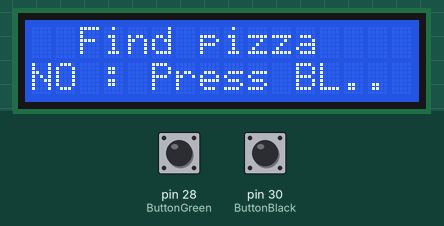
Simulated run of this sketch. Board: Arduino Mega 2560, built with avr-gcc and run on an emulated ATmega2560. Shown: 16×2 character LCD. Inputs (shaded band) come from the test bench; at power-on: pin 28 (ButtonGreen) LOW, pin 30 (ButtonBlack) LOW.

Above: at 5.6 s.
8.5 s: pin 28 (ButtonGreen) pulled HIGH for 0.2 s
At 9.8 s:
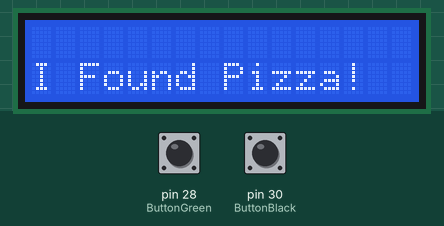
18.0 s: pin 30 (ButtonBlack) pulled HIGH for 0.2 s
At 19.4 s:
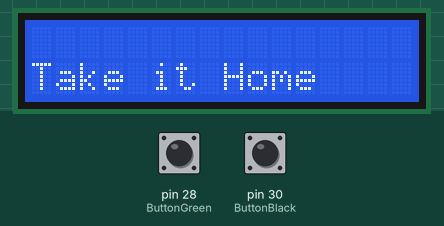
30.0 s: pin 30 (ButtonBlack) pulled HIGH for 1 s
At 30.6 s:
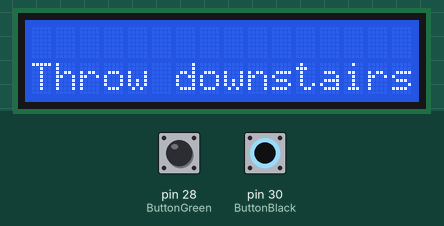
41.0 s: pin 28 (ButtonGreen) pulled HIGH for 3.2 s
At 43.6 s:
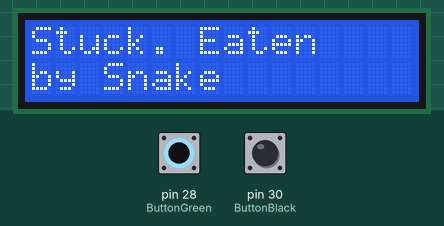
47.0 s: pin 30 (ButtonBlack) driven HIGH
At 58.5 s:
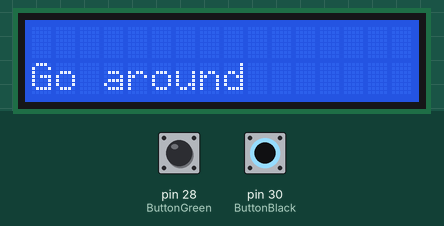
67.1 s: pin 28 (ButtonGreen) pulled HIGH for 3.2 s
At 71.4 s:
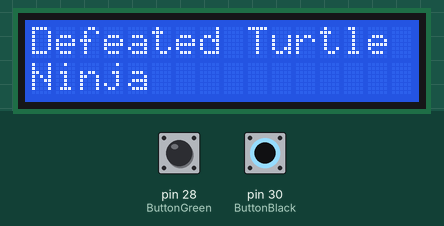
Timing chart, 0 to 72.9 s (numbered marks = the images above; inputs shaded):
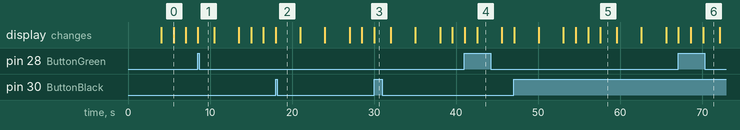

Measured:
- after the input at 8.5 s, the display: changes at once (image 1)
- after the input at 18.0 s, the display: changes at once (image 2)
- after the input at 30.0 s, the display: first differs from a run without the input at once (image 3)
- after the input at 41.0 s, the display: first differs from a run without the input after 1.6 s (image 4)
- after the input at 47.0 s, the display: first differs from a run without the input after 10.6 s (image 5)
- after the input at 67.1 s, the display: first differs from a run without the input after 3.0 s (image 6)
- what the display in image 0 shows lasts 1.5 s, from 5.6 s to 7.1 s

The sketch:

Pizza_Rat_Code_v9.ino
```cpp
#include <LiquidCrystal.h>

LiquidCrystal lcd(24, 26, 10, 11, 12, 13);

const int ButtonGreen = 28; //button 28 is right
const int ButtonBlack = 30; // button 30 is left

int StateButtonGreen = 0;
int StateButtonBlack = 0;

int STATE = 0;

boolean PressingButtonGreen = false;
boolean PressingButtonBlack = false;

void setup()
{
  Serial.begin(9600);
  lcd.begin(16, 2);
  pinMode(ButtonGreen, INPUT);
  pinMode(ButtonBlack, INPUT);

  STATE = 0;
}

void loop()
{
  StateButtonGreen = digitalRead(ButtonGreen);
  StateButtonBlack = digitalRead(ButtonBlack);


  if (StateButtonGreen == HIGH)
  {
    PressingButtonGreen = true;
  }

  if (StateButtonGreen == LOW && PressingButtonGreen == true)
  {
    PressingButtonGreen = false;
  }

  if (StateButtonBlack == HIGH)
  {
    PressingButtonBlack = true;
  }

  if (StateButtonBlack == LOW && StateButtonBlack == true)
  {
    StateButtonBlack = false;
  }


  if (STATE == 0)
  {
    Instruction1();
  }


 if (STATE == 1)  // Do you find pizza?
 {

    if (StateButtonGreen == HIGH)
    {
      //Serial.print("BG.= Boutton Green has been pressed");
      lcd.clear();
      lcd.setCursor (0, 1);
      lcd.print ("I Found Pizza!");
      delay(2000);
      lcd.clear();
      StateButtonGreen = 0;
      StateButtonGreen = LOW;
      StateButtonBlack = LOW;
      Instruction2();

    }

    else if (StateButtonBlack == HIGH)
    {
      lcd.clear();
      lcd.setCursor (0, 1);
      lcd.print ("Didn't Find!");
      delay(2000);
      lcd.clear();

      lcd.setCursor (0, 0);
      lcd.print ("   Try again  ");
      delay(1500);
      lcd.clear();
      StateButtonBlack = 0;
      STATE = 0;
      StateButtonGreen = LOW;
      StateButtonBlack = LOW;
    }


 }

 if (STATE == 2)   // Do you eat Pizza?
 {
    if (StateButtonGreen == HIGH)
    {
      //Serial.print("BG.= Boutton Green has been pressed");
      lcd.clear();
      lcd.setCursor (0, 1);
      lcd.print ("Killed by pigeon");
      delay(3000);
      lcd.clear();

      lcd.setCursor (0, 1);
      lcd.print ("   Try Again   ");
      delay(1500);
      lcd.clear();
      StateButtonGreen = 0;
      StateButtonGreen = LOW;
      StateButtonBlack = LOW;
      Instruction2();
    }

    else if (StateButtonBlack == HIGH)
    {
      lcd.clear();
      lcd.setCursor (0, 1);
      lcd.print ("Take it Home");
      delay(3000);
      lcd.clear();
      StateButtonBlack = 0;
      Instruction3();
    }


 }

 if (STATE == 3)   // Encountering stairs
  {
    if (StateButtonGreen == HIGH)
    {
      //Serial.print("BG.= Boutton Green has been pressed");
      lcd.clear();
      lcd.setCursor (0, 1);
      lcd.print ("Stepped by humans");
      delay(3000);
      lcd.clear();

      lcd.setCursor (0, 1);
      lcd.print ("   Try Again  ");
      delay(1500);
      lcd.clear();
      StateButtonGreen = 0;
      StateButtonGreen = LOW;
      StateButtonBlack = LOW;
      Instruction3();
    }

    else if (StateButtonBlack == HIGH)
    {
      lcd.clear();
      lcd.setCursor (0, 1);
      lcd.print ("Throw downstairs");
      delay(2000);
      lcd.clear();
      StateButtonBlack = 0;
      Instruction4();
    }

  }

 if (STATE == 4)   // Arrive near nest hole
  {
    if (StateButtonGreen == HIGH)
    {
      //Serial.print("BG.= Boutton Green has been pressed");
      lcd.clear();
      lcd.setCursor (0, 0);
      lcd.print ("Stuck. Eaten");
      lcd.setCursor(0, 1);
      lcd.print ("by Snake");
      delay(3000);
      lcd.clear();

      lcd.setCursor(0, 0);
      lcd.print ("   Try Again  ");
      delay(1500);
      lcd.clear();
      StateButtonGreen = 0;
      StateButtonGreen = LOW;
      StateButtonBlack = LOW;
      Instruction4();
    }

    else if (StateButtonBlack == HIGH)
    {
      lcd.clear();
      lcd.setCursor (0, 1);
      lcd.print ("Go around");
      delay(2000);
      lcd.clear();
      StateButtonBlack = 0;
      Instruction5();
    }

  }

 if (STATE == 5)   // Found other way.Now facing Turtle Gang
  {
    if (StateButtonGreen == HIGH)
    {
      //Serial.print("BG.= Boutton Green has been pressed");
      lcd.clear();
      lcd.setCursor (0, 0);
      lcd.print ("Defeated Turtle");
      lcd.setCursor(0, 1);
      lcd.print ("Ninja");
      delay(2000);
      lcd.clear();
      StateButtonGreen = 0;
      StateButtonGreen = LOW;
      StateButtonBlack = LOW;
      Instruction6();

    }

    else if (StateButtonBlack == HIGH)
    {
      lcd.clear();
      lcd.setCursor (0, 1);
      lcd.print (" Lost to Ninja ");
      delay(3000);
      lcd.clear();

      lcd.setCursor (0, 1);
      lcd.print ("   Try Again  ");
      delay(1500);
      lcd.clear();
      StateButtonBlack = 0;
      Instruction5();
    }

  }

}


void Instruction1()
{
  lcd.setCursor(2, 0);
  lcd.print ("Find pizza ");
  delay(4000);
  lcd.setCursor (0, 1);
  lcd.print ("YES : Press GR.");
  delay(1500);
  //lcd.clear();
  lcd.setCursor (0, 1);
  lcd.print ("NO : Press BL.");
  delay(1500);
  lcd.clear();

  STATE = 1;

}

void Instruction2()
{
  lcd.setCursor(0, 0);
  lcd.print ("Want to eat it ?");
  delay(3000);
  lcd.setCursor (0, 1);
  lcd.print ("YES : Press GR.");
  delay(1500);
  //lcd.clear();
  lcd.setCursor (0, 1);
  lcd.print ("NO : Press BL.");
  delay(1500);
  lcd.clear();

  STATE = 2;

}

void Instruction3()
{
  lcd.setCursor(0, 0);
  lcd.print ("Now Encountering");
  lcd.setCursor(0, 1);
  lcd.print (" the stairs");
  delay(3000);
  lcd.clear();

  lcd.setCursor(0, 0);
  lcd.print ("Drag down with");
  lcd.setCursor(0, 1);
  lcd.print ("mouth?:");
  delay(3000);
  lcd.clear();

  lcd.setCursor (0, 1);
  lcd.print ("YES : Press GR.");
  delay(1500);
  lcd.setCursor (0, 1);
  lcd.print ("NO : Press BL.");
  delay(1500);
  lcd.clear();

  STATE = 3;

}

void Instruction4()
{
  lcd.setCursor(0, 0);
  lcd.print ("Arrive near ");
  lcd.setCursor(0, 1);
  lcd.print ("Nest Hole");
  delay(3000);
  lcd.clear();

  lcd.setCursor(0, 0);
  lcd.print ("Too small to ");
  lcd.setCursor(0, 1);
  lcd.print ("fit Pizza");
  delay(3000);
  lcd.clear();

  lcd.setCursor(0, 0);
  lcd.print ("Force it ?");
  lcd.setCursor(0, 1);
  delay(1500);
  lcd.clear();

  lcd.setCursor (0, 1);
  lcd.print ("YES : Press GR.");
  delay(1500);
  lcd.setCursor (0, 1);
  lcd.print ("NO : Press BL.");
  delay(1500);
  lcd.clear();

  STATE = 4;
}

void Instruction5()
{
  lcd.setCursor(0, 0);
  lcd.print ("Found other");
  lcd.setCursor(0, 1);
  lcd.print ("  Way ");
  delay(3000);
  lcd.clear();

  lcd.setCursor(0, 0);
  lcd.print ("Encounter");
  lcd.setCursor(0, 1);
  lcd.print ("  Turtle Ninja ");
  delay(3000);
  lcd.clear();

  lcd.setCursor(0, 0);
  lcd.print ("  Fight ?");
  lcd.setCursor(0, 1);
  delay(1500);
  lcd.clear();

  lcd.setCursor (0, 1);
  lcd.print ("YES : Press GR.");
  delay(1500);
  lcd.setCursor (0, 1);
  lcd.print ("NO : Press BL.");
  delay(1500);
  lcd.clear();

  STATE = 5;
}


void Instruction6()
{
  lcd.setCursor(0, 0);
  lcd.print ("CONGRATULATION");
  lcd.setCursor(0, 1);
  lcd.print ("  YOU WIN! ");
  delay(3000);


}
```
